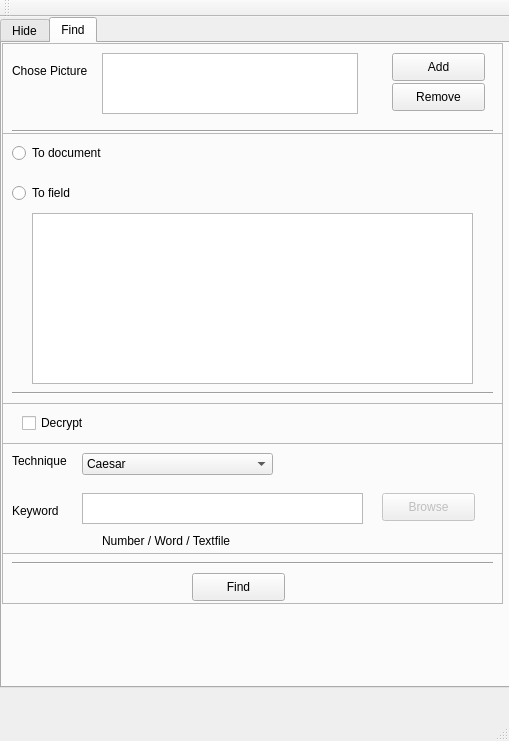
<?xml version="1.0" encoding="UTF-8"?>
<ui version="4.0">
 <class>DiffTests</class>
 <widget class="QMainWindow" name="DiffTests">
  <property name="geometry">
   <rect>
    <x>0</x>
    <y>0</y>
    <width>509</width>
    <height>741</height>
   </rect>
  </property>
  <property name="windowTitle">
   <string>BildProgramm</string>
  </property>
  <widget class="QWidget" name="centralWidget">
   <widget class="QTabWidget" name="tabWidget">
    <property name="geometry">
     <rect>
      <x>0</x>
      <y>0</y>
      <width>511</width>
      <height>671</height>
     </rect>
    </property>
    <property name="currentIndex">
     <number>1</number>
    </property>
    <widget class="QWidget" name="hideTab">
     <attribute name="title">
      <string>Hide</string>
     </attribute>
     <widget class="QFrame" name="picFrame">
      <property name="geometry">
       <rect>
        <x>0</x>
        <y>0</y>
        <width>501</width>
        <height>51</height>
       </rect>
      </property>
      <property name="frameShape">
       <enum>QFrame::StyledPanel</enum>
      </property>
      <property name="frameShadow">
       <enum>QFrame::Raised</enum>
      </property>
      <widget class="QLabel" name="picLabel">
       <property name="geometry">
        <rect>
         <x>10</x>
         <y>20</y>
         <width>81</width>
         <height>16</height>
        </rect>
       </property>
       <property name="text">
        <string>Chose Picture</string>
       </property>
      </widget>
      <widget class="QTextEdit" name="picPathTextField">
       <property name="geometry">
        <rect>
         <x>100</x>
         <y>10</y>
         <width>251</width>
         <height>31</height>
        </rect>
       </property>
       <property name="font">
        <font>
         <pointsize>8</pointsize>
        </font>
       </property>
       <property name="verticalScrollBarPolicy">
        <enum>Qt::ScrollBarAlwaysOff</enum>
       </property>
       <property name="horizontalScrollBarPolicy">
        <enum>Qt::ScrollBarAlwaysOff</enum>
       </property>
      </widget>
      <widget class="QPushButton" name="picBrowseButton">
       <property name="geometry">
        <rect>
         <x>380</x>
         <y>10</y>
         <width>93</width>
         <height>28</height>
        </rect>
       </property>
       <property name="text">
        <string>Browse</string>
       </property>
      </widget>
     </widget>
     <widget class="QFrame" name="textFrame">
      <property name="geometry">
       <rect>
        <x>-1</x>
        <y>59</y>
        <width>501</width>
        <height>251</height>
       </rect>
      </property>
      <property name="frameShape">
       <enum>QFrame::StyledPanel</enum>
      </property>
      <property name="frameShadow">
       <enum>QFrame::Raised</enum>
      </property>
      <widget class="QRadioButton" name="textFromDocRadio">
       <property name="geometry">
        <rect>
         <x>10</x>
         <y>10</y>
         <width>141</width>
         <height>20</height>
        </rect>
       </property>
       <property name="text">
        <string>From document</string>
       </property>
      </widget>
      <widget class="QRadioButton" name="textFromFieldRadio">
       <property name="geometry">
        <rect>
         <x>10</x>
         <y>50</y>
         <width>141</width>
         <height>20</height>
        </rect>
       </property>
       <property name="text">
        <string>From field</string>
       </property>
      </widget>
      <widget class="QTextEdit" name="textPathTextField">
       <property name="geometry">
        <rect>
         <x>160</x>
         <y>10</y>
         <width>191</width>
         <height>31</height>
        </rect>
       </property>
       <property name="verticalScrollBarPolicy">
        <enum>Qt::ScrollBarAlwaysOff</enum>
       </property>
       <property name="horizontalScrollBarPolicy">
        <enum>Qt::ScrollBarAlwaysOff</enum>
       </property>
      </widget>
      <widget class="QPushButton" name="textBrowseButton">
       <property name="geometry">
        <rect>
         <x>380</x>
         <y>10</y>
         <width>93</width>
         <height>28</height>
        </rect>
       </property>
       <property name="text">
        <string>Browse</string>
       </property>
      </widget>
      <widget class="QTextEdit" name="textEdit">
       <property name="geometry">
        <rect>
         <x>30</x>
         <y>80</y>
         <width>441</width>
         <height>131</height>
        </rect>
       </property>
      </widget>
      <widget class="Line" name="line">
       <property name="geometry">
        <rect>
         <x>10</x>
         <y>220</y>
         <width>481</width>
         <height>41</height>
        </rect>
       </property>
       <property name="orientation">
        <enum>Qt::Horizontal</enum>
       </property>
      </widget>
      <widget class="QLabel" name="asciiUnicodeLabel">
       <property name="geometry">
        <rect>
         <x>30</x>
         <y>220</y>
         <width>431</width>
         <height>16</height>
        </rect>
       </property>
       <property name="text">
        <string/>
       </property>
      </widget>
     </widget>
     <widget class="QFrame" name="hideFrame">
      <property name="geometry">
       <rect>
        <x>0</x>
        <y>460</y>
        <width>501</width>
        <height>51</height>
       </rect>
      </property>
      <property name="frameShape">
       <enum>QFrame::StyledPanel</enum>
      </property>
      <property name="frameShadow">
       <enum>QFrame::Raised</enum>
      </property>
      <widget class="QPushButton" name="hideButton">
       <property name="geometry">
        <rect>
         <x>190</x>
         <y>20</y>
         <width>93</width>
         <height>28</height>
        </rect>
       </property>
       <property name="text">
        <string>Hide</string>
       </property>
      </widget>
      <widget class="Line" name="line_4">
       <property name="geometry">
        <rect>
         <x>10</x>
         <y>0</y>
         <width>481</width>
         <height>20</height>
        </rect>
       </property>
       <property name="orientation">
        <enum>Qt::Horizontal</enum>
       </property>
      </widget>
     </widget>
     <widget class="QFrame" name="encryptCheckFrame">
      <property name="enabled">
       <bool>true</bool>
      </property>
      <property name="geometry">
       <rect>
        <x>0</x>
        <y>310</y>
        <width>501</width>
        <height>41</height>
       </rect>
      </property>
      <property name="frameShape">
       <enum>QFrame::StyledPanel</enum>
      </property>
      <property name="frameShadow">
       <enum>QFrame::Raised</enum>
      </property>
      <widget class="QCheckBox" name="encryptCheckBox">
       <property name="enabled">
        <bool>true</bool>
       </property>
       <property name="geometry">
        <rect>
         <x>20</x>
         <y>10</y>
         <width>81</width>
         <height>20</height>
        </rect>
       </property>
       <property name="text">
        <string>Encrypt</string>
       </property>
      </widget>
     </widget>
     <widget class="QFrame" name="encryptFrame">
      <property name="geometry">
       <rect>
        <x>0</x>
        <y>350</y>
        <width>501</width>
        <height>111</height>
       </rect>
      </property>
      <property name="frameShape">
       <enum>QFrame::StyledPanel</enum>
      </property>
      <property name="frameShadow">
       <enum>QFrame::Raised</enum>
      </property>
      <widget class="QLabel" name="techniqueLabel">
       <property name="geometry">
        <rect>
         <x>10</x>
         <y>10</y>
         <width>61</width>
         <height>16</height>
        </rect>
       </property>
       <property name="text">
        <string>Technique</string>
       </property>
      </widget>
      <widget class="QLabel" name="keywordLabel">
       <property name="geometry">
        <rect>
         <x>10</x>
         <y>60</y>
         <width>53</width>
         <height>16</height>
        </rect>
       </property>
       <property name="text">
        <string>Keyword</string>
       </property>
      </widget>
      <widget class="QComboBox" name="techniqueComboBox">
       <property name="geometry">
        <rect>
         <x>80</x>
         <y>10</y>
         <width>191</width>
         <height>22</height>
        </rect>
       </property>
       <item>
        <property name="text">
         <string>Caesar</string>
        </property>
       </item>
       <item>
        <property name="text">
         <string>Vigenère</string>
        </property>
       </item>
      </widget>
      <widget class="QPushButton" name="keyBrowseButton">
       <property name="enabled">
        <bool>false</bool>
       </property>
       <property name="geometry">
        <rect>
         <x>380</x>
         <y>50</y>
         <width>93</width>
         <height>28</height>
        </rect>
       </property>
       <property name="text">
        <string>Browse</string>
       </property>
      </widget>
      <widget class="QTextEdit" name="keyTextField">
       <property name="geometry">
        <rect>
         <x>80</x>
         <y>50</y>
         <width>281</width>
         <height>31</height>
        </rect>
       </property>
       <property name="verticalScrollBarPolicy">
        <enum>Qt::ScrollBarAlwaysOff</enum>
       </property>
       <property name="horizontalScrollBarPolicy">
        <enum>Qt::ScrollBarAlwaysOff</enum>
       </property>
      </widget>
      <widget class="QLabel" name="keyTipLabel">
       <property name="geometry">
        <rect>
         <x>100</x>
         <y>90</y>
         <width>141</width>
         <height>16</height>
        </rect>
       </property>
       <property name="text">
        <string>Number / Word / Textfile</string>
       </property>
      </widget>
     </widget>
    </widget>
    <widget class="QWidget" name="findTab">
     <attribute name="title">
      <string>Find</string>
     </attribute>
     <widget class="QFrame" name="textFrame_2">
      <property name="geometry">
       <rect>
        <x>0</x>
        <y>90</y>
        <width>501</width>
        <height>271</height>
       </rect>
      </property>
      <property name="frameShape">
       <enum>QFrame::StyledPanel</enum>
      </property>
      <property name="frameShadow">
       <enum>QFrame::Raised</enum>
      </property>
      <widget class="QRadioButton" name="textToDocRadio">
       <property name="geometry">
        <rect>
         <x>10</x>
         <y>10</y>
         <width>141</width>
         <height>20</height>
        </rect>
       </property>
       <property name="text">
        <string>To document</string>
       </property>
      </widget>
      <widget class="QRadioButton" name="textToFieldRadio">
       <property name="geometry">
        <rect>
         <x>10</x>
         <y>50</y>
         <width>141</width>
         <height>20</height>
        </rect>
       </property>
       <property name="text">
        <string>To field</string>
       </property>
      </widget>
      <widget class="QTextEdit" name="textEdit_2">
       <property name="geometry">
        <rect>
         <x>30</x>
         <y>80</y>
         <width>441</width>
         <height>171</height>
        </rect>
       </property>
      </widget>
      <widget class="Line" name="line_2">
       <property name="geometry">
        <rect>
         <x>10</x>
         <y>250</y>
         <width>481</width>
         <height>20</height>
        </rect>
       </property>
       <property name="orientation">
        <enum>Qt::Horizontal</enum>
       </property>
      </widget>
      <widget class="QLabel" name="picField">
       <property name="geometry">
        <rect>
         <x>82</x>
         <y>85</y>
         <width>351</width>
         <height>161</height>
        </rect>
       </property>
       <property name="text">
        <string/>
       </property>
      </widget>
     </widget>
     <widget class="QFrame" name="picFrame_2">
      <property name="geometry">
       <rect>
        <x>0</x>
        <y>0</y>
        <width>501</width>
        <height>91</height>
       </rect>
      </property>
      <property name="frameShape">
       <enum>QFrame::StyledPanel</enum>
      </property>
      <property name="frameShadow">
       <enum>QFrame::Raised</enum>
      </property>
      <widget class="QLabel" name="label_2">
       <property name="geometry">
        <rect>
         <x>10</x>
         <y>20</y>
         <width>81</width>
         <height>16</height>
        </rect>
       </property>
       <property name="text">
        <string>Chose Picture</string>
       </property>
      </widget>
      <widget class="QPushButton" name="picBrowseButton_2">
       <property name="geometry">
        <rect>
         <x>390</x>
         <y>10</y>
         <width>93</width>
         <height>28</height>
        </rect>
       </property>
       <property name="text">
        <string>Add</string>
       </property>
      </widget>
      <widget class="QListWidget" name="picPathTextField_2">
       <property name="geometry">
        <rect>
         <x>100</x>
         <y>10</y>
         <width>256</width>
         <height>61</height>
        </rect>
       </property>
       <property name="horizontalScrollBarPolicy">
        <enum>Qt::ScrollBarAlwaysOff</enum>
       </property>
      </widget>
      <widget class="QPushButton" name="picRemoveButton">
       <property name="geometry">
        <rect>
         <x>390</x>
         <y>40</y>
         <width>93</width>
         <height>28</height>
        </rect>
       </property>
       <property name="text">
        <string>Remove</string>
       </property>
      </widget>
      <widget class="Line" name="line_5">
       <property name="geometry">
        <rect>
         <x>10</x>
         <y>80</y>
         <width>481</width>
         <height>16</height>
        </rect>
       </property>
       <property name="orientation">
        <enum>Qt::Horizontal</enum>
       </property>
      </widget>
     </widget>
     <widget class="QFrame" name="decryptCheckFrame">
      <property name="enabled">
       <bool>true</bool>
      </property>
      <property name="geometry">
       <rect>
        <x>0</x>
        <y>360</y>
        <width>501</width>
        <height>41</height>
       </rect>
      </property>
      <property name="frameShape">
       <enum>QFrame::StyledPanel</enum>
      </property>
      <property name="frameShadow">
       <enum>QFrame::Raised</enum>
      </property>
      <widget class="QCheckBox" name="decryptCheckBox">
       <property name="enabled">
        <bool>true</bool>
       </property>
       <property name="geometry">
        <rect>
         <x>20</x>
         <y>10</y>
         <width>81</width>
         <height>20</height>
        </rect>
       </property>
       <property name="text">
        <string>Decrypt</string>
       </property>
      </widget>
     </widget>
     <widget class="QFrame" name="findFrame">
      <property name="geometry">
       <rect>
        <x>0</x>
        <y>510</y>
        <width>501</width>
        <height>51</height>
       </rect>
      </property>
      <property name="frameShape">
       <enum>QFrame::StyledPanel</enum>
      </property>
      <property name="frameShadow">
       <enum>QFrame::Raised</enum>
      </property>
      <widget class="QPushButton" name="findButton">
       <property name="geometry">
        <rect>
         <x>190</x>
         <y>20</y>
         <width>93</width>
         <height>28</height>
        </rect>
       </property>
       <property name="text">
        <string>Find</string>
       </property>
      </widget>
      <widget class="Line" name="line_3">
       <property name="geometry">
        <rect>
         <x>10</x>
         <y>0</y>
         <width>481</width>
         <height>20</height>
        </rect>
       </property>
       <property name="orientation">
        <enum>Qt::Horizontal</enum>
       </property>
      </widget>
     </widget>
     <widget class="QFrame" name="decryptFrame">
      <property name="geometry">
       <rect>
        <x>0</x>
        <y>400</y>
        <width>501</width>
        <height>111</height>
       </rect>
      </property>
      <property name="frameShape">
       <enum>QFrame::StyledPanel</enum>
      </property>
      <property name="frameShadow">
       <enum>QFrame::Raised</enum>
      </property>
      <widget class="QLabel" name="techniqueLabel_2">
       <property name="geometry">
        <rect>
         <x>10</x>
         <y>10</y>
         <width>61</width>
         <height>16</height>
        </rect>
       </property>
       <property name="text">
        <string>Technique</string>
       </property>
      </widget>
      <widget class="QLabel" name="keywordLabel_2">
       <property name="geometry">
        <rect>
         <x>10</x>
         <y>60</y>
         <width>53</width>
         <height>16</height>
        </rect>
       </property>
       <property name="text">
        <string>Keyword</string>
       </property>
      </widget>
      <widget class="QComboBox" name="techniqueComboBox_2">
       <property name="geometry">
        <rect>
         <x>80</x>
         <y>10</y>
         <width>191</width>
         <height>22</height>
        </rect>
       </property>
       <item>
        <property name="text">
         <string>Caesar</string>
        </property>
       </item>
       <item>
        <property name="text">
         <string>Vigenère</string>
        </property>
       </item>
      </widget>
      <widget class="QPushButton" name="keyBrowseButton_2">
       <property name="enabled">
        <bool>false</bool>
       </property>
       <property name="geometry">
        <rect>
         <x>380</x>
         <y>50</y>
         <width>93</width>
         <height>28</height>
        </rect>
       </property>
       <property name="text">
        <string>Browse</string>
       </property>
      </widget>
      <widget class="QTextEdit" name="keyTextField_2">
       <property name="geometry">
        <rect>
         <x>80</x>
         <y>50</y>
         <width>281</width>
         <height>31</height>
        </rect>
       </property>
       <property name="verticalScrollBarPolicy">
        <enum>Qt::ScrollBarAlwaysOff</enum>
       </property>
       <property name="horizontalScrollBarPolicy">
        <enum>Qt::ScrollBarAlwaysOff</enum>
       </property>
      </widget>
      <widget class="QLabel" name="keyTipLabel_2">
       <property name="geometry">
        <rect>
         <x>100</x>
         <y>90</y>
         <width>141</width>
         <height>16</height>
        </rect>
       </property>
       <property name="text">
        <string>Number / Word / Textfile</string>
       </property>
      </widget>
     </widget>
    </widget>
   </widget>
  </widget>
  <widget class="QMenuBar" name="menuBar">
   <property name="geometry">
    <rect>
     <x>0</x>
     <y>0</y>
     <width>509</width>
     <height>26</height>
    </rect>
   </property>
  </widget>
  <widget class="QToolBar" name="mainToolBar">
   <attribute name="toolBarArea">
    <enum>TopToolBarArea</enum>
   </attribute>
   <attribute name="toolBarBreak">
    <bool>false</bool>
   </attribute>
  </widget>
  <widget class="QStatusBar" name="statusBar"/>
 </widget>
 <layoutdefault spacing="6" margin="11"/>
 <resources/>
 <connections/>
</ui>
